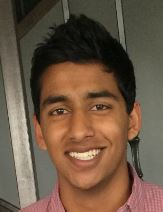
%> input picture Geometric Image Transformations/Images/Capture.JPG, 163 x 212 px
$ octave Main.m   (GNU Octave 9; MATLAB toolbox functions it lacks are replaced by stand-ins)
%> lines starting %> are read from the running program, lines starting %| are printed output that depends on the picture
close all
I = imread('Images\Capture.jpg');
%> I is the input picture: size 212x163x3 uint8; mean R, G, B 109.4, 87.1, 68.3
J = double(I);
H = (J(:,:,1)+J(:,:,2)+J(:,:,3))/3; %Grayscale image by averaging RGB channels
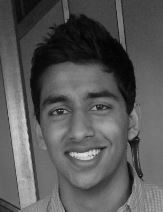
%> H: size 212x163 double; min 0.333, max 226, mean 88.2
H = uint8(H); %Conversion from double back to uint8 before using imshow
%> H: size 212x163 uint8


height = size(H,1);
%> height = 212
width = size(H,2);
%> width = 163

dupl = H; %Flip image right side up for cartesian coordinates
for x = 1:width
    j = height;
    for y = 1:height
        H(y,x)=dupl(j,x);
        j=j-1;
    end
end
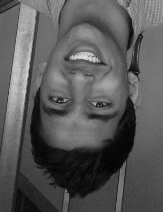
%> H: size 212x163 uint8; min 0, max 226, mean 88.2; mean of the top-left, top-right, bottom-left and bottom-right quarters 116, 109.1, 62.2, 65.7

[r, theta] = meshgrid(0:min(height,width)-1,0:pi/(2*height):pi/2-pi/(2*height));
x = r.*cos(theta);
y = r.*sin(theta);
figure
subplot(121)
imshow(dupl)
title('Figure 1. Original and Transformed Images')
colormap('gray')
subplot(122)
surf(x,y,H, 'EdgeColor', 'none')
axis square
view(2)
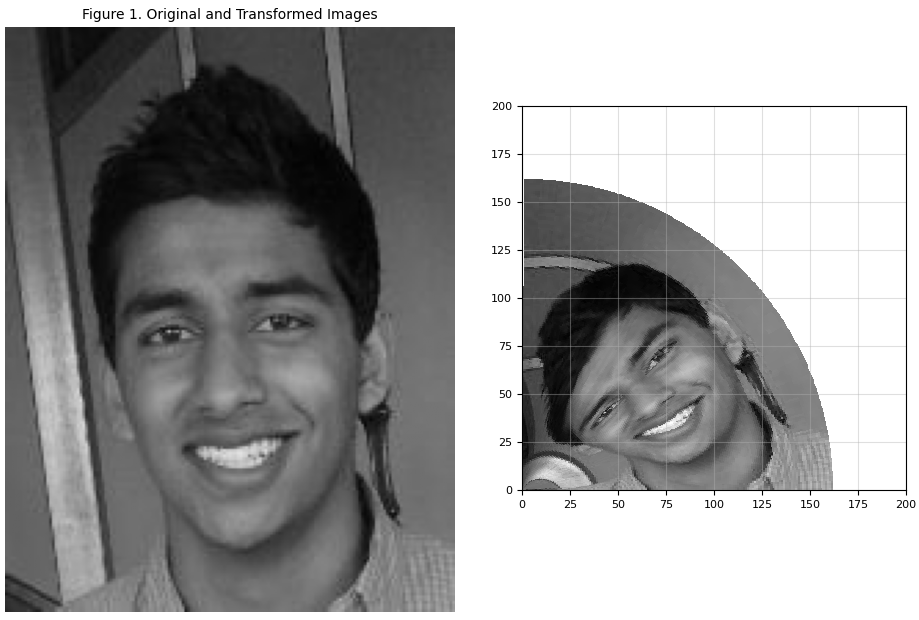
%> figure redrawn from the program's plot data, 2 panels

$ run again, with Geometric Image Transformations/Images/Nature.jpg.jfif saved as Geometric Image Transformations/Images/Capture.JPG
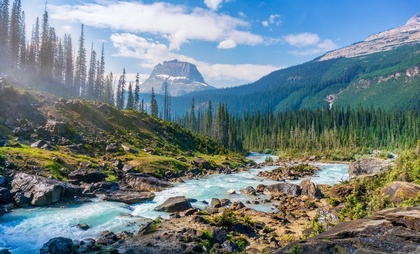
%> input picture Geometric Image Transformations/Images/Nature.jpg.jfif, 420 x 254 px, shrunk from 1000 x 605 before the run
%> I is the input picture: size 254x420x3 uint8; mean R, G, B 112.5, 129.2, 133.2
%> `H = (J(:,:,1)+J(:,:,2)+J(:,:,3))/3;`:
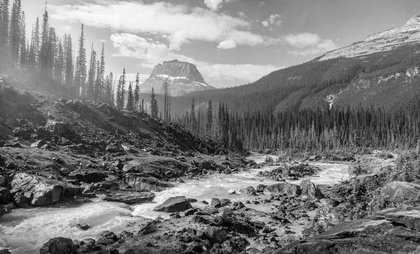
%> H: size 254x420 double; min 0, max 254.7, mean 124.9
%> after the loop `for x = 1:width`:
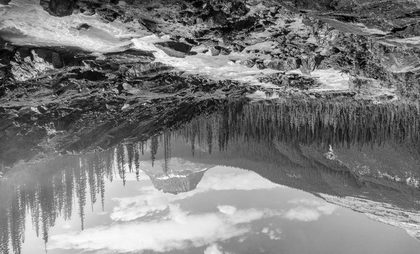
%> H: size 254x420 uint8; min 0, max 255, mean 124.9; mean of the top-left, top-right, bottom-left and bottom-right quarters 100, 105.9, 162.3, 131.6
